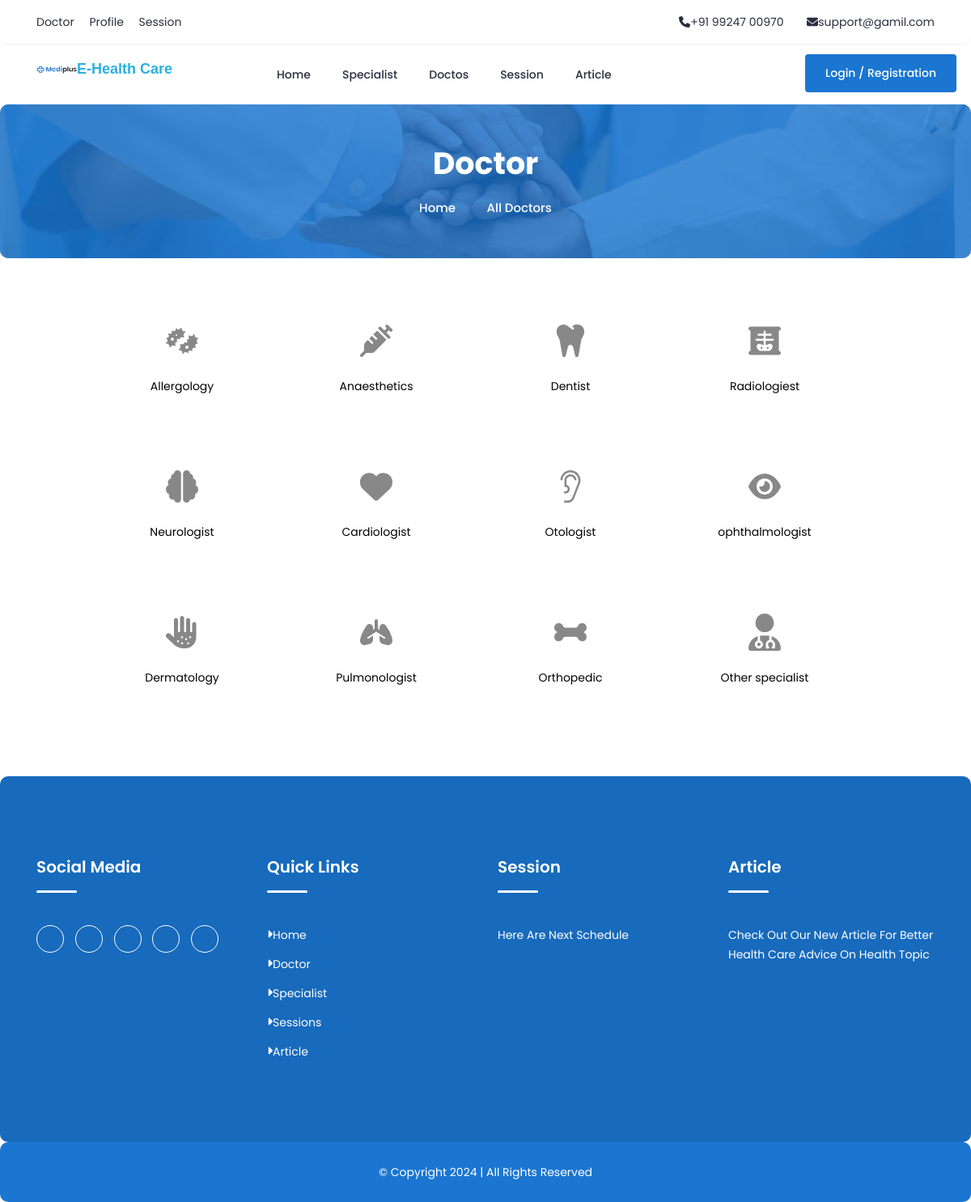
The app's page /specialist.php with its own data.
### tables this page shows
CREATE TABLE `specialist` (
  `spec_id` int(2) NOT NULL,
  `spec_type` varchar(25) NOT NULL
);

### specialist.php (the view, shortened to what this page needs)
<!doctype html>
<html class="no-js" lang="zxx">
    <head>
    <link rel="stylesheet" href="https://cdnjs.cloudflare.com/ajax/libs/font-awesome/4.7.0/css/font-awesome.min.css">
		<?php
			require "Import/Head.php";
		?>
    </head>
    <body>
		<?php
			require "Import/navbar.php";
		?>
		<div class="breadcrumbs overlay">
			<div class="container">
				<div class="bread-inner">
					<div class="row">
						<div class="col-12">
							<h2>Doctor</h2>
							<ul class="bread-list">
								<li><a href="index.html">Home</a></li>
								<li><i class="icofont-simple-right"></i></li>
								<li class="active">All Doctors</li>
							</ul>
						</div>
					</div>
				</div>
			</div>
		</div>
		<div class="row" style="width:90%; padding:50px 0 50px 10%;">
            <?php
                require "php/connection.php";
                $query = "select * from specialist";
                $result= $database->query($query);
                for ($x=0; $x<$result->num_rows;$x++)
				{
					$row=$result->fetch_assoc();
					$spe=$row['spec_id'];
					$spcil_res= $database->query("select spec_type from specialist  where spec_id='$spe'");
					$spcil_array= $spcil_res->fetch_assoc();
					$spcil_name=$spcil_array["spec_type"];
            ?>
            <div class="col-lg-3 col-md-4 col-12" style="padding:30px;">
                <div class="single-news">
                    <a href="doctor.php?action=view&id=<?php echo $spe; ?>">
                        <div class="news-head">
                            <center>
                                <i class="menu-btn menu-icon-<?php echo $spcil_name;?>" style="font-size:50px; margin-top:10px;"></i>
                            </center>
                        </div>
                        <div class="news-body">
                            <div class="news-content">
                                <center>
                                    <div class="date" style="color:black; padding:30px;"><?php echo $spcil_name;?></div>
                                </center>
                            </div>
                        </div>
                    </a>
                </div>
            </div>
            <?php }?>
            <div class="col-lg-3 col-md-4 col-12" style="padding:30px;">
                <div class="single-news">
                    <a href="doctor.php">
                        <div class="news-head">
                            <center>
                                <i class="menu-btn menu-icon-Other" style="font-size:50px; margin-top:10px;"></i>
                            </center>
                        </div>
                        <div class="news-body">
                            <div class="news-content">
                                <center>
                                    <div class="date" style="color:black; padding:30px;">Other specialist</div>
                                </center>
                            </div>
                        </div>
                    </a>
                </div>
            </div>
        </div>
        <?php
			require "Import/Footer.php";
		?>
    </body>
</html>

### Import/Head.php (shortened to what this page needs)
      <link rel="stylesheet" href="css/main.css">
<link rel="stylesheet" href="css/bootstrap.min.css">
<link rel="stylesheet" href="css/nice-select.css">
      <link rel="stylesheet" href="css/font-awesome.min.css">
      <link rel="stylesheet" href="css/icofont.css">
<link rel="stylesheet" href="css/slicknav.min.css">
      <link rel="stylesheet" href="css/owl-carousel.css">
<link rel="stylesheet" href="css/datepicker.css">
      <link rel="stylesheet" href="css/animate.min.css">
      <link rel="stylesheet" href="css/magnific-popup.css">
      <link rel="stylesheet" href="css/normalize.css">
      <link rel="stylesheet" href="css/responsive.css">
      <link rel="stylesheet" href="style.css">

### Import/navbar.php (shortened to what this page needs)
<header class="header" >
		<div class="topbar">
			<div class="container">
				<div class="row">
					<div class="col-lg-6 col-md-5 col-12">
						<ul class="top-link">
							<li><a href="doctor.php">Doctor</a></li>
							<li><a href="login.php">Profile</a></li>
							<li><a href="session.php">Session</a></li>
						</ul>
					</div>
					<div class="col-lg-6 col-md-7 col-12">
						<ul class="top-contact">
							<li><i class="fa fa-phone"></i>+91 99247 00970</li>
							<li><i class="fa fa-envelope"></i><a href="mailto:support@gmail.com">support@gamil.com</a></li>
						</ul>
					</div>
				</div>
			</div>
		</div>
		<div class="header-inner">
			<div class="container">
				<div class="inner">
					<div class="row">
						<div class="col-lg-3 col-md-3 col-12">
							<div class="logo">
								<a href="index.php" style="font-size: large; color: rgb(42 176 226); font-weight: bold; font-family:'Gill Sans', 'Gill Sans MT', Calibri, 'Trebuchet MS', sans-serif;"><img src="img/Other/logo.png" alt="#" width="50px">E-Health Care</a>
							</div>
						</div>
						<div class="col-lg-7 col-md-9 col-12">
							<div class="main-menu">
								<nav class="navigation">
									<ul class="nav menu">
										<li><a href="index.php">Home</a></li>
										<li><a href="specialist.php">Specialist</a></li>
										<li><a href="doctor.php">Doctos </a></li>
										<li><a href="session.php">Session</a></li>
										<li><a href="article.php">Article </a></li>
									</ul>
								</nav>
							</div>
						</div>
						<div class="col-lg-2 col-12">
							<div class="get-quote">
								<a href="login.php" class="btn">Login / Registration</a>
							</div>
						</div>
					</div>
				</div>
			</div>
		</div>
	</header>

### Import/Footer.php (shortened to what this page needs)
<footer id="footer" class="footer ">
		<div class="footer-top">
			<div class="container">
				<div class="row">
					<div class="col-lg-3 col-md-6 col-12">
						<div class="single-footer">
							<h2>Social Media</h2>
							<ul class="social">
								<li><a href="#"><i class="icofont-facebook"></i></a></li>
								<li><a href="#"><i class="icofont-google-plus"></i></a></li>
								<li><a href="#"><i class="icofont-twitter"></i></a></li>
								<li><a href="#"><i class="icofont-vimeo"></i></a></li>
								<li><a href="#"><i class="icofont-pinterest"></i></a></li>
							</ul>
						</div>
					</div>
					<div class="col-lg-3 col-md-6 col-12">
						<div class="single-footer f-link">
							<h2>Quick Links</h2>
							<div class="row">
								<div class="col-lg-6 col-md-6 col-12">
									<ul>
										<li><a href="index.php"><i class="fa fa-caret-right" aria-hidden="true"></i>Home</a></li>
										<li><a href="doctor.php"><i class="fa fa-caret-right" aria-hidden="true"></i>Doctor</a></li>
										<li><a href="specialist.php"><i class="fa fa-caret-right" aria-hidden="true"></i>Specialist</a></li>
										<li><a href="session.php"><i class="fa fa-caret-right" aria-hidden="true"></i>Sessions</a></li>
										<li><a href="article.php"><i class="fa fa-caret-right" aria-hidden="true"></i>Article</a></li>
									</ul>
								</div>
							</div>
						</div>
					</div>
					<div class="col-lg-3 col-md-6 col-12">
						<div class="single-footer">
							<h2>Session</h2>
							<p>Here Are Next Schedule</p>
						</div>
					</div>
					<div class="col-lg-3 col-md-6 col-12">
						<div class="single-footer">
							<h2>Article</h2>
							<p>Check Out Our New Article For Better Health Care Advice On Health Topic </p>
						</div>
					</div>
				</div>
			</div>
		</div>
		<div class="copyright">
			<div class="container">
				<div class="row">
					<div class="col-lg-12 col-md-12 col-12">
						<div class="copyright-content">
							<p>© Copyright 2024  |  All Rights Reserved</p>
						</div>
					</div>
				</div>
			</div>
		</div>
	</footer>

### css/main.css (style rules this page uses)
.menu-btn { padding:0px 20px 20px 20px; color: #3b3b3b; background-position: 30% 50%; background-repeat: no-repeat; transition: 0.5s; }
.menu-icon-Anaesthetics { background-image: url('../img/icon/Anaesthetics.svg'); }
.menu-icon-Allergology { background-image: url('../img/icon/Allergology.svg'); }
.menu-icon-Dentist { background-image: url('../img/icon/Dentist.svg'); }
.menu-icon-Radiologiest { background-image: url('../img/icon/Radiologiest.svg'); }
.menu-icon-Neurologist { background-image: url('../img/icon/Neurologist.svg'); }
.menu-icon-Cardiologist { background-image: url('../img/icon/Cardiologist.svg'); }
.menu-icon-Otologist { background-image: url('../img/icon/Otologist.svg'); }
.menu-icon-ophthalmologist { background-image: url('../img/icon/ophthalmologist.svg'); }
.menu-icon-Dermatology { background-image: url('../img/icon/Dermatology.svg'); }
.menu-icon-Pulmonologist { background-image: url('../img/icon/Pulmonologist.svg'); }
.menu-icon-Orthopedic { background-image: url('../img/icon/Orthopedic.svg'); }
.menu-icon-Other { background-image: url('../img/icon/Other.svg'); }

### records on screen
specialist: shows a picture, spec_type "Allergology"
specialist: shows a picture, spec_type "Anaesthetics"
specialist: shows a picture, spec_type "Dentist"
specialist: shows a picture, spec_type "Radiologiest"
specialist: shows a picture, spec_type "Neurologist"
specialist: shows a picture, spec_type "Cardiologist"
specialist: shows a picture, spec_type "Otologist"
specialist: shows a picture, spec_type "ophthalmologist"
specialist: shows a picture, spec_type "Dermatology"
specialist: shows a picture, spec_type "Pulmonologist"
specialist: shows a picture, spec_type "Orthopedic"
